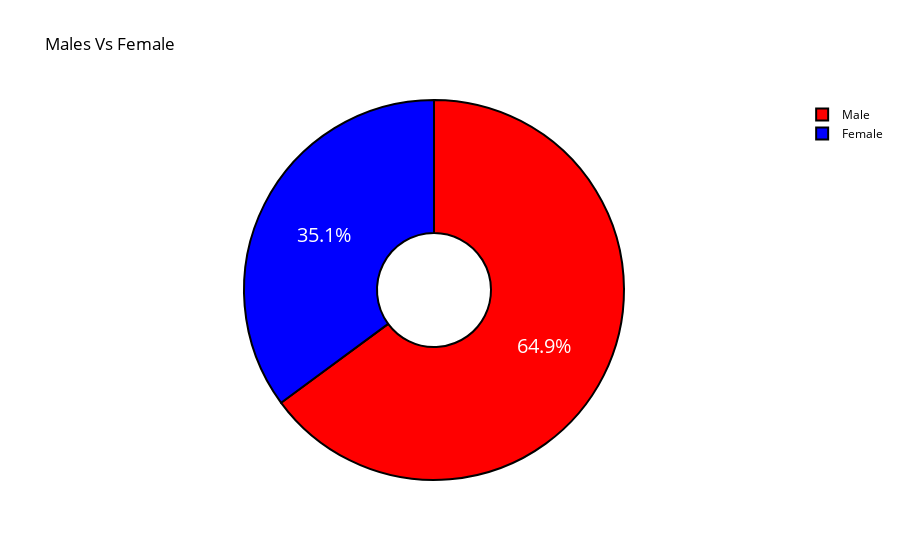

Notebook code cell kept with this figure:
### Code cell
# Distribution of male v/s Female 

colors = ['red', 'blue']
labels = ['Male','Female']
values = df['sex'].value_counts()/df['sex'].shape[0]

fig = go.Figure(data=[go.Pie(labels=labels, values=values, hole=.3)])
fig.update_traces(hoverinfo='label+percent', textinfo='percent', textfont_size=20,
                  marker=dict(colors=colors, line=dict(color='#000000', width=2)))
fig.update_layout(
    title_text="Males Vs Female",
    title_font_color="black",
    legend_title_font_color="yellow",
    paper_bgcolor="white",
    plot_bgcolor='black',
    font_color="black",
)
fig.show()

### Figure 1 — Plotly figure (JSON) as saved in the notebook; plotly's stock layout.template omitted (floating-point values rounded to 4 significant figures)
{"data": [{"hole": 0.3, "hoverinfo": "label+percent", "labels": ["Male", "Female"], "marker": {"colors": ["red", "blue"], "line": {"color": "#000000", "width": 2}}, "textfont": {"size": 20}, "textinfo": "percent", "type": "pie", "values": [0.6488, 0.3512]}], "layout": {"font": {"color": "black"}, "legend": {"title": {"font": {"color": "yellow"}}}, "paper_bgcolor": "white", "plot_bgcolor": "black", "title": {"font": {"color": "black"}, "text": "Males Vs Female"}}}
